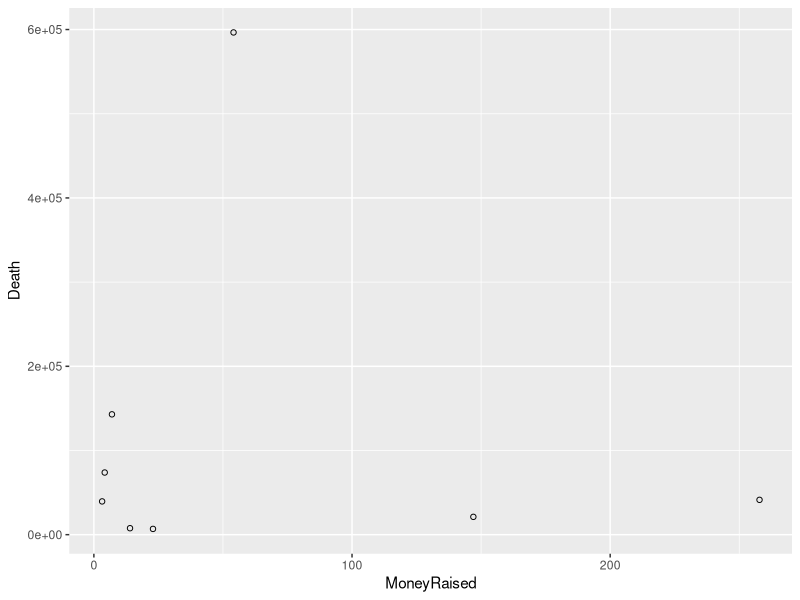
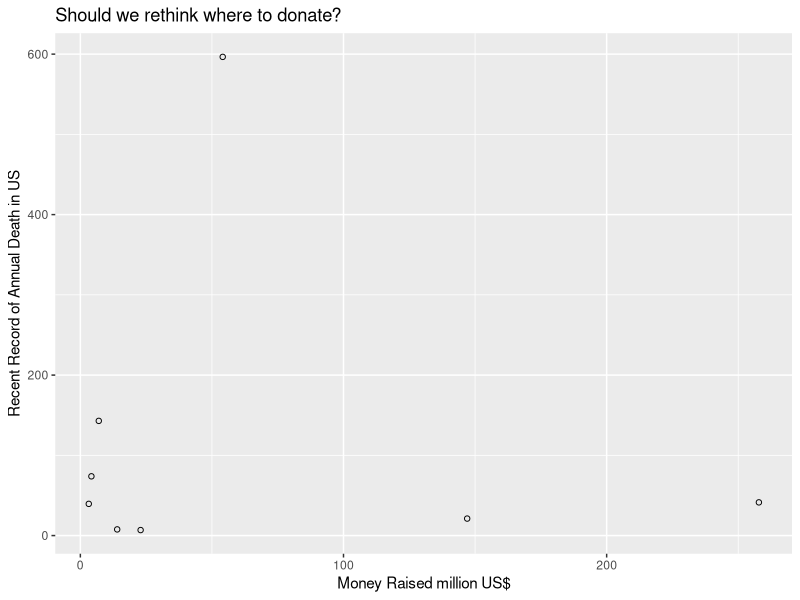
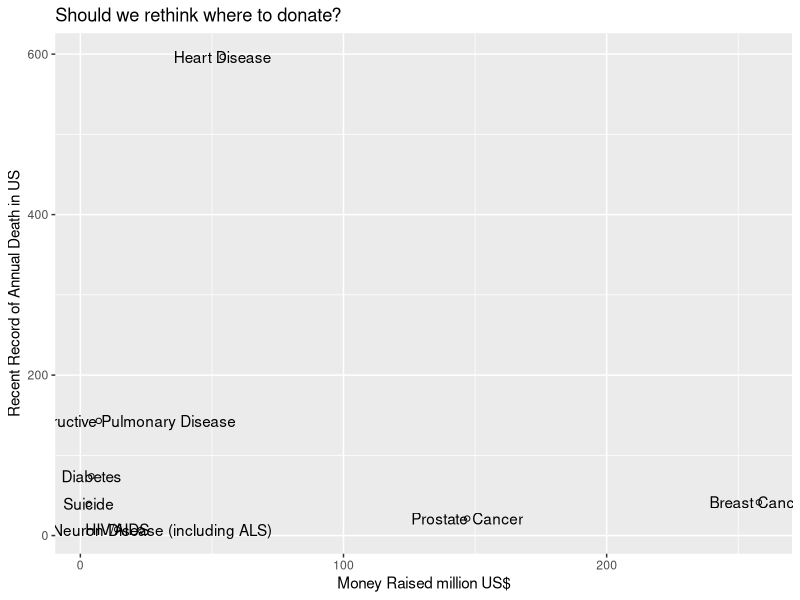
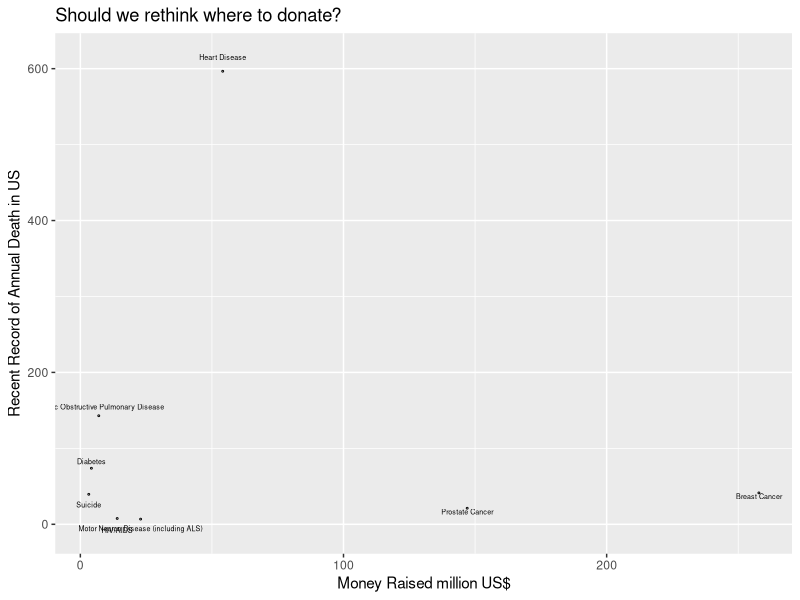

These figures' R source, in order:
## ---- chunk 1
# This is a comment, which is not executed.
# You can take notes this way, e.g.Commom dataset structure:each variable is a column, each observation is a row, and each type of observational unit is a table. 
## ---- chunk 2
1 + 1
4 / 2 * 3
## ---- chunk 3
4 / (2*3)
## ---- chunk 4
sqrt(4)
## ---- chunk 5
a <- 1
b <- 2   ## you can also try b=2, which is another way of assigning a variable, but arrow is generally preferred
c <- a + b 
## ---- chunk 6
c
## ---- chunk 7
A <- 10
## ---- chunk 8
A
a    ##remember, R is case sensitive! 
## ---- chunk 9
ls()  # R stores both data and data analysis output as objects. ls() returns a list of all objects in the current session
rm(a) 
## ---- chunk 10
A <- c(1,2,3,4,5)  ##Overwrite an object by assigning it something new
A
B <- 1:5; B #Commands are separated either by a ; or by a newline
C <- c(100, 40:30); C 
## ---- chunk 11
A < 2

##check length
length(A); length(B)

A == B
A != 5
## ---- chunk 12
# add 1 to every element
A + 1

# multiplty 2 to every element
A * 2

# raise every element to second power
A ^ 2
## ---- chunk 13
# +, -, *, /
A+B

A/B 

## ---- chunk 14
##get a specific element from vector C
A[3]

##remove a specific element from vector C
A[-3]

D<-A[-3]
D
length(D)
## ---- chunk 15
#setwd("/Users/timz/Downloads")
demo <- read.csv("Donation-Disease.csv",
                 stringsAsFactors=F,
                # arg2=blah,
                # more args
                )
## ---- chunk 16
# give dataset a name as a R dataframe object 
demo<-read.csv("Donation-Disease.csv",stringsAsFactors=F)
## ---- chunk 17
# class of demo
class(demo) # data frames have a matrix structure. Obs are arranged as rows and columns

# Structure of demo, including data types for variables
str(demo)

# Look at the dataset 
head(demo)

# Dimensions of demo
dim(demo)   #output: row column

# Summary demo, returns distributional summaries of variables in the dataset
summary(demo)

## ---- chunk 18
# Extract a specific cell
demo[2,2]

# Extract values of the column "Name" #
demo[["Name"]]  #this is a preferred approach
demo[[1]]     #the number of the column
demo$Name     #another commom alternative 
demo[ ,1]

# Extract values of specific rows
demo[2:5, ]
demo[2:5, 1:2]

## ---- chunk 19
# install.packages("ggplot2") #package for elegant data visualization using the Grammar of Graphics
library(ggplot2)
## ---- chunk 20

?ggplot #Get R on-line help 

ggplot(demo, aes(x=MoneyRaised, y=Death)) +
    geom_point(shape=1) 

## ---- chunk 21
demo$Death<-as.numeric(demo$Death)
demo$Death<-demo$Death/1000
ggplot(demo, aes(x=MoneyRaised, y=Death)) +
    geom_point(shape=1) +xlab("Money Raised million US$") + 
    ylab("Recent Record of Annual Death in US") + 
    ggtitle("Should we rethink where to donate?")
## ---- chunk 22
ggplot(demo, aes(x=MoneyRaised, y=Death,label=Name)) +
    geom_point(shape=1) +
    xlab("Money Raised million US$") + 
    ylab("Recent Record of Annual Death in US") + 
    ggtitle("Should we rethink where to donate?")+
    geom_text(aes(label=Name))
## ---- chunk 23
ggplot(demo, aes(x=MoneyRaised, y=Death,label=Name)) +
    geom_point(shape=1,size=0.3) +
    geom_text(aes(label=Name),size=1.8,position=position_jitter(width=-8, height=21))+
    xlab("Money Raised million US$") + 
    ylab("Recent Record of Annual Death in US") + 
    ggtitle("Should we rethink where to donate?") 
